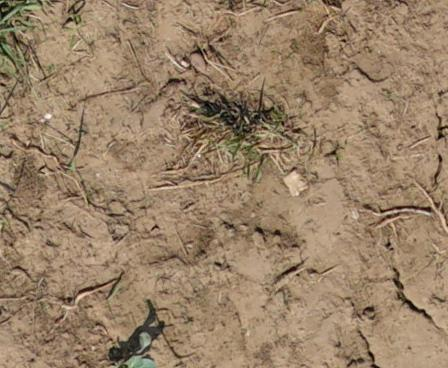
#> input picture example-data/images/patch_2020_08_12_7248.jpg, 448 x 368 px, given in place of imagespatch_2020_08_12_7248.jpg, which was not available
$ python coco-generator.py --images example-data/images
#> lines starting #> are read from the running program, lines starting #| are printed output that depends on the picture; after the words box and inside, x2 and y2 are one past the last pixel; in counts of white or black regions, pixels touching at a corner belong together; pictures that were not available may be replaced by others from this repository, and a replacement may not be noted
import cv2
import json
import os
import argparse

parser = argparse.ArgumentParser(description="Generate COCO json dataset from grayscale object labels")
parser.add_argument("-i", "--images", default="", type=str, metavar="PATH", help="path to images folder")
parser.add_argument("-a", "--annotations", default="", type=str, metavar="PATH", help="path to annotations json file")
parser.add_argument("-o", "--output", default="coco-dataset", type=str, metavar="PATH", help="output coco json filename | defaults to coco-dataset")
parser.add_argument("-c", "--category_id", default=1, type=int, help="default category id for objects in your dataset. If you have more than one category, you need to enter the rest manually in the output json | defaults to 1")
parser.add_argument("-l", "--license_id", default=4, type=int, help="default license id for your images. If you have more than one license, you need to enter the rest manually in the output json  | defaults to 4")

class CocoGenerator:
	def __init__(self, arguments):
		self.images_folder = arguments.images
		self.labels_folder = arguments.annotations
		self.image_paths = os.listdir(self.images_folder)
		self.image_list = []
		self.annotation_list = []
		self.image_id = 1
		self.annotation_id = 1
		self.default_category = arguments.category_id
		self.default_license = arguments.license_id
		self.default_iscrowd = 0
		self.output_path = arguments.output + ".json"
		self.resolution = 0.05		#bilateral filter diameter of 5% of image size. This is neccessary to prevent over-segmenting objects in the label
		self.threshold = 70			#this value is arbitrary as THRESH_OTSU calculates the optimal threshold based on the image

	def generate_mask(self, image_path):
		label = cv2.imread(self.labels_folder + image_path, cv2.IMREAD_GRAYSCALE)
		_, mask = cv2.threshold(label, self.threshold, 255, cv2.THRESH_OTSU)

		return mask

	def mask_to_polygons(self, mask):
		height, width = mask.shape
		blur_diameter = int((height + width) * 0.5 * self.resolution)
		blurred_mask = cv2.bilateralFilter(mask, blur_diameter, 75, 75)
		contours, _ = cv2.findContours(blurred_mask, cv2.RETR_TREE, cv2.CHAIN_APPROX_NONE)
		polygons = []
		bboxes = []
		for object in contours:
			coordinates = []
			for coord in object:
				coordinates.append(int(coord[0][0]))
				coordinates.append(int(coord[0][1]))
			polygons.append(coordinates)
			bbox = cv2.boundingRect(object)
			bboxes.append(bbox)

		return polygons, bboxes

	def generate_coco_image(self, image_path):
		image = cv2.imread(self.images_folder + image_path)
		height, width, _ = image.shape
		coco_image = {
			"id": self.image_id,
			"license": self.default_license,
			"coco_url": "N/A",
			"flickr_url": "N/A",
			"width": width,
			"height": height,
			"file_name": image_path,
			"date_captured": "N/A"
		}

		self.image_list.append(coco_image)

	def create_annotation(self, object_polygon, object_bbox):
		object_area = object_bbox[2] * object_bbox[3]
		annotation = {
			"segmentation": [object_polygon],
			"area": [object_area],
			"iscrowd": self.default_iscrowd,
			"image_id": self.image_id,
			"bbox": object_bbox,
			"category_id": self.default_category,
			"id": self.annotation_id
		}

		self.annotation_list.append(annotation)
		self.annotation_id += 1

	def generate_coco_annotations(self, image_path):
		mask = self.generate_mask(image_path)
		object_polygons, object_bboxes = self.mask_to_polygons(mask)
		for i in range(len(object_polygons)):
			polygon = object_polygons[i]
			bbox = object_bboxes[i]
			self.create_annotation(polygon, bbox)

		self.image_id += 1

	def generate_coco_json(self):
		with open('coco-template.json') as file:
			coco_json = json.load(file)
		coco_json["images"] = self.image_list
		coco_json["annotations"] = self.annotation_list

		self.output_json = coco_json

		with open(self.output_path, 'w') as file:
			json.dump(self.output_json, file)

def main():
	args = parser.parse_args()
	coco_generator = CocoGenerator(args)
	for image_path in coco_generator.image_paths:
		coco_generator.generate_coco_image(image_path)
#> in generate_coco_image, image is the input picture: shape (368, 448, 3); mean B, G, R 103.7, 129.7, 153.7
		coco_generator.generate_coco_annotations(image_path)
#> in generate_mask, `label = cv2.imread(self.labels_folder + image_path, cv2.IMREAD_GRAYSCA..`:
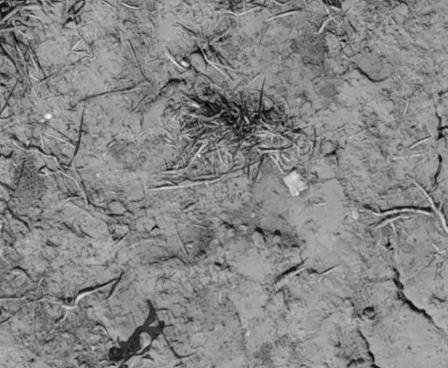
#> label: shape (368, 448); min 0, max 253, mean 134
#> in generate_mask, `_, mask = cv2.threshold(label, self.threshold, 255, cv2.THRESH_OTSU)`:
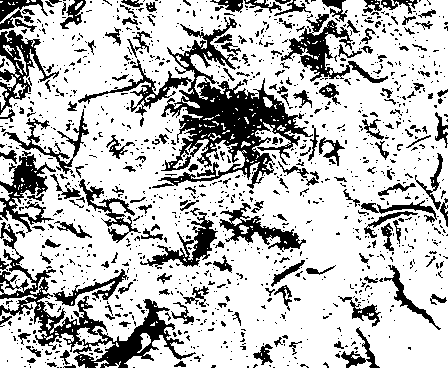
#> mask: shape (368, 448); 74.4% white; 1245 black regions (1058 under 20 px)
#> in mask_to_polygons, `contours, _ = cv2.findContours(blurred_mask, cv2.RETR_TREE, cv2.CHAIN_..`: contours = 177 contours, 161 with area under 20; largest, box (x1, y1, x2, y2) and area: (0, 0, 448, 368) 161351, (184, 83, 297, 168) 4608, (295, 26, 329, 73) 830, (10, 158, 43, 196) 767, (191, 224, 214, 259) 464
#> the loop in mask_to_polygons, `for object in contours:` made 177 passes
#> bbox on passes 1 to 3: (87, 367, 1, 1), (107, 357, 1, 1), (150, 322, 5, 4)
#> after the loop in mask_to_polygons, `for object in contours:`: bboxes = 177 items, first 6: (87, 367, 1, 1), (107, 357, 1, 1), (150, 322, 5, 4), (156, 321, 2, 2), (27, 55, 1, 3), (15, 52, 1, 2); polygons = 177 items
#> in generate_coco_annotations, `object_polygons, object_bboxes = self.mask_to_polygons(mask)`: object_bboxes has the same summary as bboxes in mask_to_polygons
#> the loop in generate_coco_annotations, `for i in range(len(object_polygons)):` made 177 passes
#> object_area in create_annotation on passes 3, 17, 19: 20, 164864, 25
#> in generate_coco_annotations, `self.image_id += 1`: self.image_id = 2
#> pass 2 of the loop in main, `for image_path in coco_generator.image_paths:`:
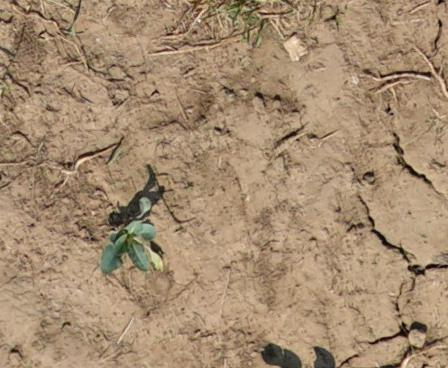
#> input picture example-data/images/patch_2020_08_12_7249.jpg, 448 x 368 px, given in place of imagespatch_2020_08_12_7249.jpg, which was not available
#> in generate_coco_image, image is the input picture: shape (368, 448, 3); mean B, G, R 112.7, 140.2, 165.4
#> coco_image = {'id': 2, 'license': 4, 'coco_url': 'N/A', 'flickr_url': 'N/A', 'width': 448, 'height': 368, 'file_name': 'patch_2020_08_12_7249.jpg', 'date_captured': 'N/A'}
#> in generate_mask (call 2), `label = cv2.imread(self.labels_folder + image_path, cv2.IMREAD_GRAYSCA..`:
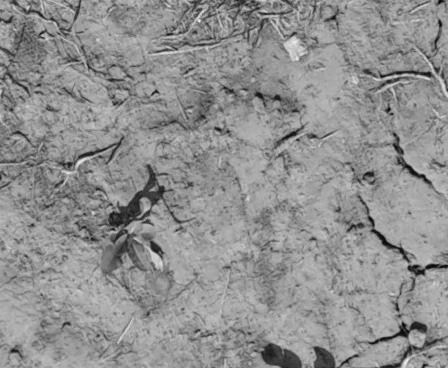
#> label: shape (368, 448); min 0, max 242, mean 144.7
#> in generate_mask (call 2), `_, mask = cv2.threshold(label, self.threshold, 255, cv2.THRESH_OTSU)`:
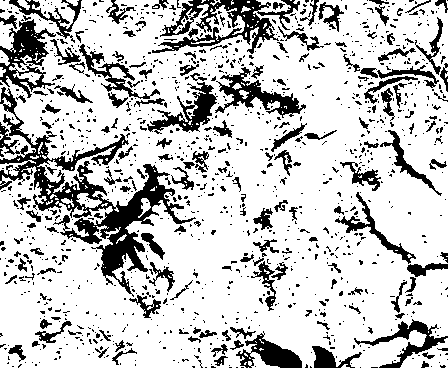
#> mask: shape (368, 448); 77.6% white; 1171 black regions (998 under 20 px)
#> contours = 91 contours, 79 with area under 20; largest, box (x1, y1, x2, y2) and area: (0, 0, 448, 368) 161989, (99, 171, 167, 274) 2338, (18, 149, 97, 203) 994, (10, 22, 43, 63) 842, (228, 80, 297, 113) 686
#> the loop in mask_to_polygons (call 2), `for object in contours:` made 91 passes
#> bbox on passes 1, 2, 9, 10, 11, 12, 14, 15: (259, 348, 5, 3), (250, 26, 3, 2), (241, 6, 10, 7), (247, 1, 3, 2), (231, 0, 3, 5), (0, 0, 448, 368), (427, 335, 5, 6), (403, 326, 11, 7)
#> the loop in generate_coco_annotations (call 2), `for i in range(len(object_polygons)):` made 91 passes
#> object_area in create_annotation on passes 9, 12, 14, 15, 19, 24, 29, 30: 70, 164864, 30, 77, 441, 20, 42, 7004
#> pass 3 of the loop in main, `for image_path in coco_generator.image_paths:`:
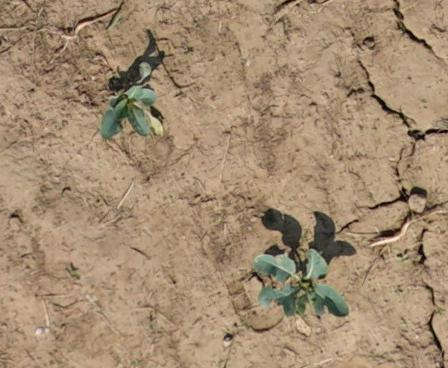
#> input picture example-data/images/patch_2020_08_12_7250.jpg, 448 x 368 px, found by its file name
#> in generate_mask (call 3), `label = cv2.imread(self.labels_folder + image_path, cv2.IMREAD_GRAYSCA..`:
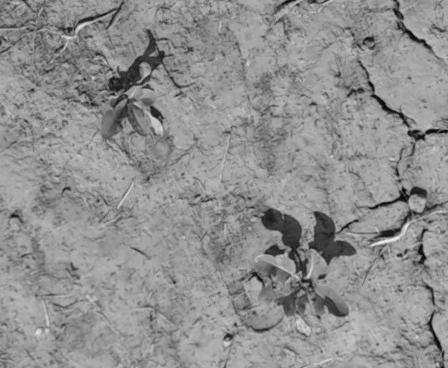
#> label: shape (368, 448); min 0, max 243, mean 143.9
#> in generate_mask (call 3), `_, mask = cv2.threshold(label, self.threshold, 255, cv2.THRESH_OTSU)`:
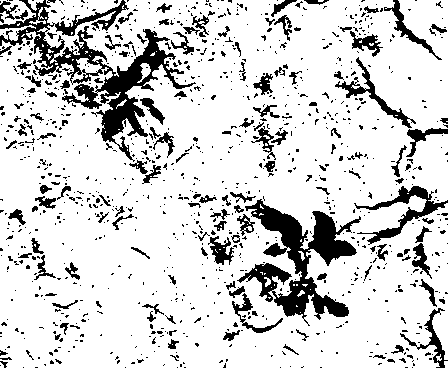
#> mask: shape (368, 448); 82.8% white; 1012 black regions (869 under 20 px), largest, box (x1, y1, x2, y2) and area: (0, 0, 196, 162) 6679, (237, 199, 361, 326) 5381, (354, 186, 448, 245) 1192
#> the loop made 4 passes; the first 3 are shown

	coco_generator.generate_coco_json()

if __name__ == "__main__":
#> (the run stopped early here; a loop or call above may not have finished)
